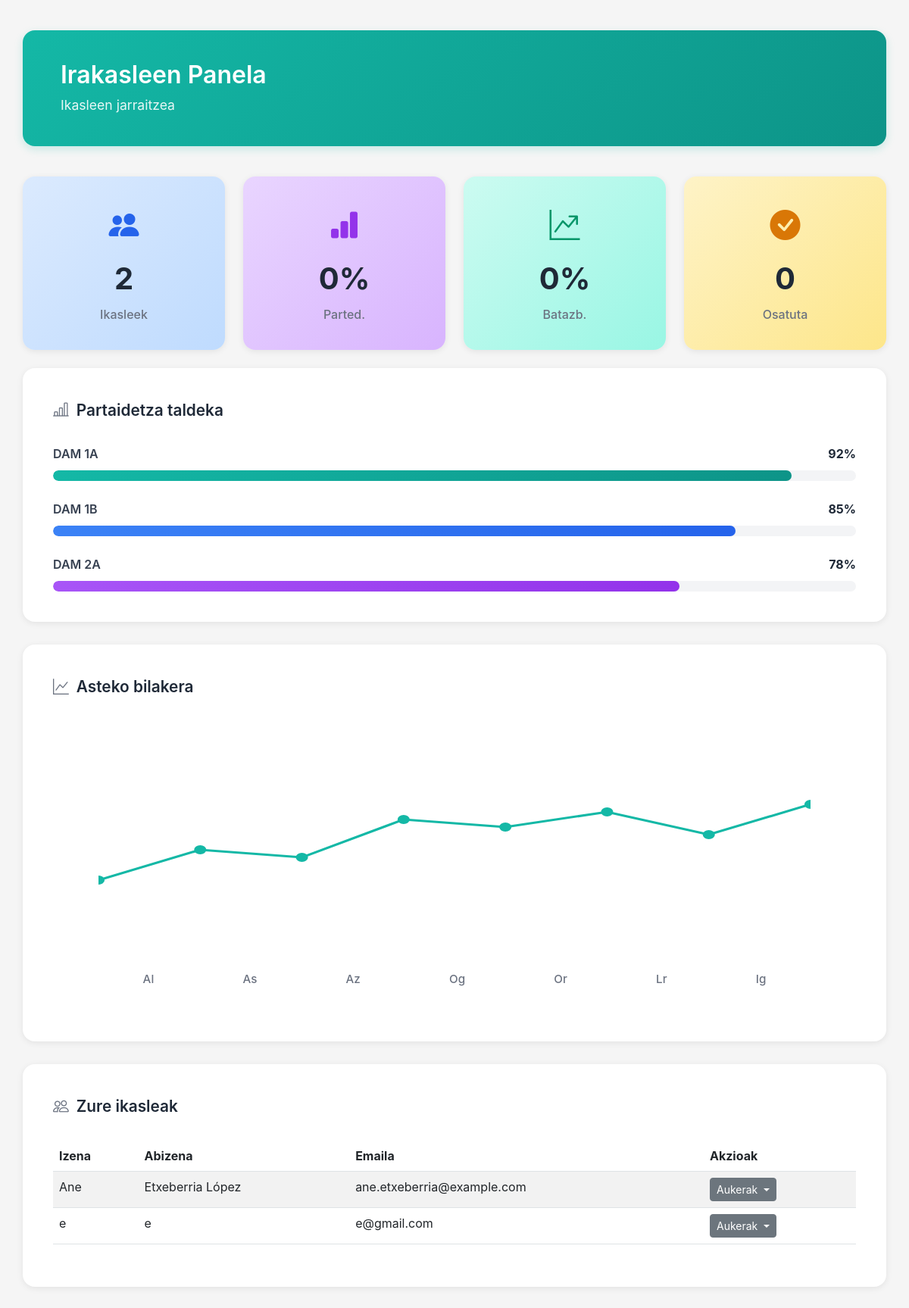
Before: /section/perfilPRofesor.php (signed in) with the older database file.
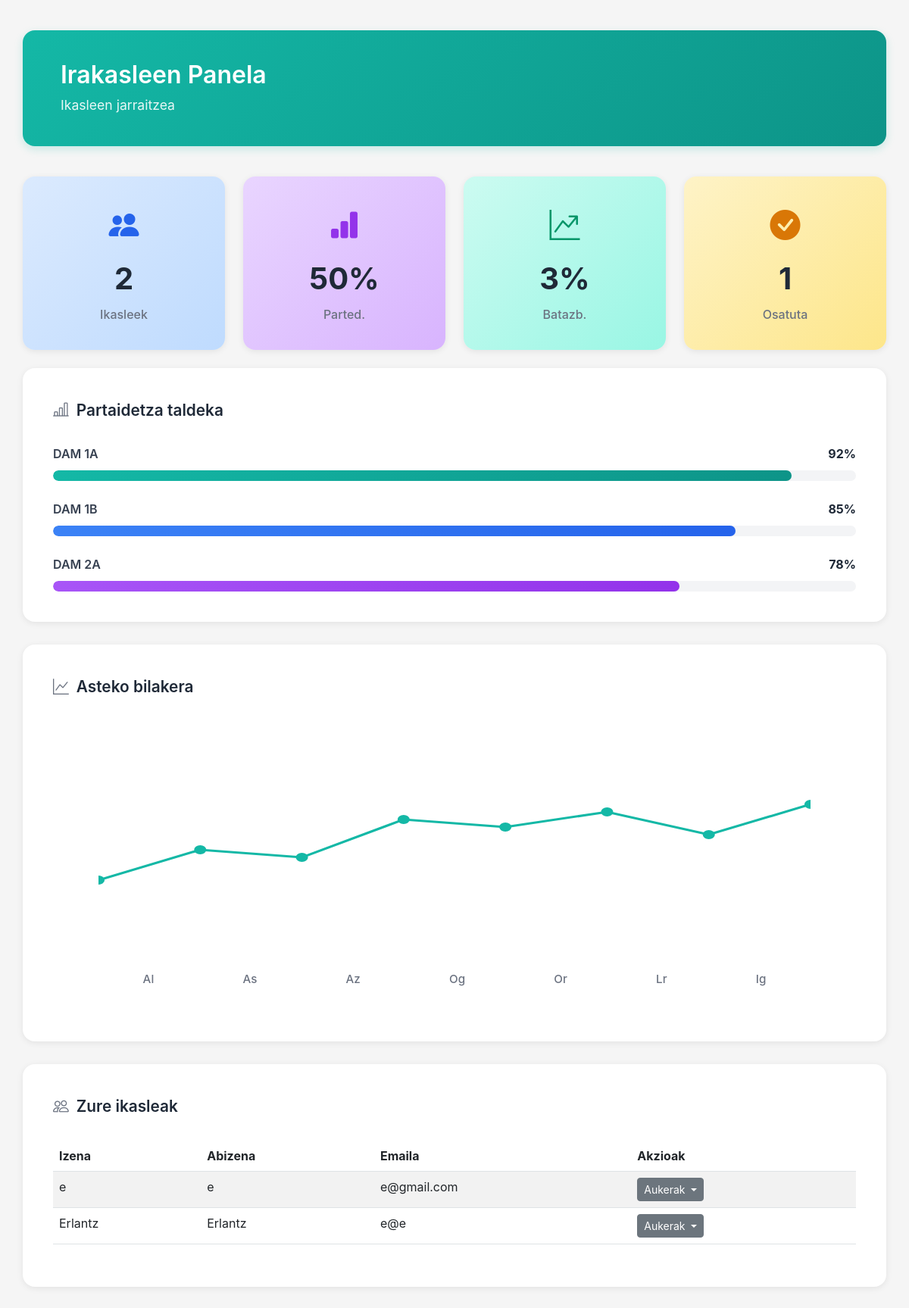
After: the same page with the newer database file.
### tables this page shows
CREATE TABLE IF NOT EXISTS `usuario` (
  `id_usuario` int NOT NULL AUTO_INCREMENT,
  `nombre` varchar(100) NOT NULL,
  `apellidos` varchar(150) DEFAULT NULL,
  `email` varchar(255) NOT NULL,
  `password` varchar(255) NOT NULL,
  `id_rol` int DEFAULT NULL,
  `id_centro` int DEFAULT NULL,
  `id_ciclo` int DEFAULT NULL,
  `puntos_totales` int DEFAULT '0',
  `fecha_registro` datetime DEFAULT NULL,
  `activo` tinyint(1) DEFAULT '1',
  `ultimo_acceso` datetime DEFAULT NULL,
  PRIMARY KEY (`id_usuario`),
  UNIQUE KEY `email` (`email`),
  KEY `id_rol` (`id_rol`),
  KEY `id_centro` (`id_centro`),
  KEY `id_ciclo` (`id_ciclo`),
  CONSTRAINT `usuario_ibfk_1` FOREIGN KEY (`id_rol`) REFERENCES `rol` (`id_rol`),
  CONSTRAINT `usuario_ibfk_2` FOREIGN KEY (`id_centro`) REFERENCES `centro_educativo` (`id_centro`),
  CONSTRAINT `usuario_ibfk_3` FOREIGN KEY (`id_ciclo`) REFERENCES `ciclo_formativo` (`id_ciclo`)
);

### model/AccesoBD.php (called while the page is built, shortened)
<?php
class AccesoBD
{
    public $conexion;
    function conectar()
    {
        $this->conexion = mysqli_connect(self::RUTA, self::USER, self::PASS, self::BD)
            or die("Error al establecer la conexión: " . mysqli_connect_error());
    }
    function lanzarSQL($SQL)
    {
        $trimmed = ltrim($SQL);
        $result = mysqli_query($this->conexion, $SQL);
        return $result;
    }
    function obtenerAlumnosPorCentro($id_centro) {
        $alumnos = [];
        $id_centro = (int)$id_centro;
        $sql = "SELECT nombre, apellidos, email FROM usuario WHERE id_rol = 1 AND id_centro = $id_centro";
        $result = mysqli_query($this->conexion, $sql);
        if ($result && mysqli_num_rows($result) > 0) {
            while ($row = mysqli_fetch_assoc($result)) {
                $alumnos[] = $row;
            }
        }
        return $alumnos;
    }
    function obtenerStatsCentro($id_centro) {
        $id_centro = (int)$id_centro;
        $stats = [
            'num_alumnos' => 0,
            'porcentaje_participacion' => 0,
            'media_participacion' => 0,
            'num_completados' => 0
        ];
        $sql_alumnos = "SELECT COUNT(*) as total FROM usuario WHERE id_rol = 1 AND id_centro = $id_centro";
        $res_alumnos = $this->lanzarSQL($sql_alumnos);
        if ($res_alumnos && mysqli_num_rows($res_alumnos) > 0) {
            $row = mysqli_fetch_assoc($res_alumnos);
            $stats['num_alumnos'] = $row['total'];
        }
        $sql_part = "SELECT COUNT(DISTINCT r.id_usuario) as participantes FROM resultado r JOIN usuario u ON r.id_usuario = u.id_usuario WHERE u.id_rol = 1 AND u.id_centro = $id_centro";
        $res_part = $this->lanzarSQL($sql_part);
        if ($res_part && mysqli_num_rows($res_part) > 0) {
            $row = mysqli_fetch_assoc($res_part);
            $stats['porcentaje_participacion'] = $stats['num_alumnos'] > 0 ? round(($row['participantes'] / $stats['num_alumnos']) * 100) : 0;
        }
        $sql_media = "SELECT AVG(num_juegos) as media FROM (SELECT COUNT(*) as num_juegos FROM resultado r JOIN usuario u ON r.id_usuario = u.id_usuario WHERE u.id_rol = 1 AND u.id_centro = $id_centro GROUP BY r.id_usuario) as sub";
        $res_media = $this->lanzarSQL($sql_media);
        if ($res_media && mysqli_num_rows($res_media) > 0) {
            $row = mysqli_fetch_assoc($res_media);
            $stats['media_participacion'] = $row['media'] ? round($row['media']) : 0;
        }
        $sql_completados = "SELECT COUNT(*) as completados FROM resultado r JOIN usuario u ON r.id_usuario = u.id_usuario WHERE r.completado = 1 AND u.id_rol = 1 AND u.id_centro = $id_centro";
        $res_completados = $this->lanzarSQL($sql_completados);
        if ($res_completados && mysqli_num_rows($res_completados) > 0) {
            $row = mysqli_fetch_assoc($res_completados);
            $stats['num_completados'] = $row['completados'];
        }
        return $stats;
    }
}

### section/perfilPRofesor.php (the view, shortened to what this page needs)
<?php
require_once __DIR__ . '/../model/AccesoBD.php';
?>
<!DOCTYPE html>
<html lang="es">
<head>
    <link href="https://cdn.jsdelivr.net/npm/bootstrap@5.3.0/dist/css/bootstrap.min.css" rel="stylesheet">
    <link rel="stylesheet" href="https://cdn.jsdelivr.net/npm/bootstrap-icons@1.11.0/font/bootstrap-icons.css">
    <link rel="stylesheet" href="../css/perfilProfesor.css">
</head>
<body>
    <div class="dashboard-container">
        <div class="header-section">
            <h1>Irakasleen Panela</h1>
            <p>Ikasleen jarraitzea</p>
        </div>
        <?php
        $id_centro = $_SESSION['id_centro'] ?? null;
        $bd = new AccesoBD();
        $stats = [
            'num_alumnos' => 0,
            'porcentaje_participacion' => 0,
            'media_participacion' => 0,
            'num_completados' => 0
        ];
        if ($id_centro) {
            $stats = $bd->obtenerStatsCentro($id_centro);
        }
        ?>
        <div class="row g-4 mb-4">
            <div class="col-lg-3 col-md-6">
                <div class="stats-card blue">
                    <i class="bi bi-people-fill"></i>
                    <div class="number"><?= $stats['num_alumnos'] ?></div>
                    <div class="label">Ikasleek</div>
                </div>
            </div>
            <div class="col-lg-3 col-md-6">
                <div class="stats-card purple">
                    <i class="bi bi-bar-chart-fill"></i>
                    <div class="number"><?= $stats['porcentaje_participacion'] ?>%</div>
                    <div class="label">Parted.</div>
                </div>
            </div>
            <div class="col-lg-3 col-md-6">
                <div class="stats-card green">
                    <i class="bi bi-graph-up-arrow"></i>
                    <div class="number"><?= $stats['media_participacion'] ?>%</div>
                    <div class="label">Batazb.</div>
                </div>
            </div>
            <div class="col-lg-3 col-md-6">
                <div class="stats-card yellow">
                    <i class="bi bi-check-circle-fill"></i>
                    <div class="number"><?= $stats['num_completados'] ?></div>
                    <div class="label">Osatuta</div>
                </div>
            </div>
        </div>
        <div class="content-section">
            <div class="section-title">
                <i class="bi bi-bar-chart-line"></i>
                Partaidetza taldeka
            </div>
            <div class="progress-item">
                <div class="progress-label">
                    <span class="name">DAM 1A</span>
                    <span class="percentage">92%</span>
                </div>
                <div class="progress">
                    <div class="progress-bar teal" role="progressbar" style="width: 92%" aria-valuenow="92" aria-valuemin="0" aria-valuemax="100"></div>
                </div>
            </div>
            <div class="progress-item">
                <div class="progress-label">
                    <span class="name">DAM 1B</span>
                    <span class="percentage">85%</span>
                </div>
                <div class="progress">
                    <div class="progress-bar blue" role="progressbar" style="width: 85%" aria-valuenow="85" aria-valuemin="0" aria-valuemax="100"></div>
                </div>
            </div>
            <div class="progress-item">
                <div class="progress-label">
                    <span class="name">DAM 2A</span>
                    <span class="percentage">78%</span>
                </div>
                <div class="progress">
                    <div class="progress-bar purple" role="progressbar" style="width: 78%" aria-valuenow="78" aria-valuemin="0" aria-valuemax="100"></div>
                </div>
            </div>
        </div>
        <div class="content-section">
            <div class="section-title">
                <i class="bi bi-graph-up"></i>
                Asteko bilakera
            </div>
            <div class="chart-container">
                <div class="chart-wrapper">
                    <div class="chart-line">
                    </div>
                </div>
                <div class="chart-labels">
                    <span class="chart-label">Al</span>
                    <span class="chart-label">As</span>
                    <span class="chart-label">Az</span>
                    <span class="chart-label">Og</span>
                    <span class="chart-label">Or</span>
                    <span class="chart-label">Lr</span>
                    <span class="chart-label">Ig</span>
                </div>
            </div>
        </div>
        <div class="content-section">
            <div class="section-title">
                <i class="bi bi-people"></i>
                Zure ikasleak
            </div>
            <?php
            $id_centro = $_SESSION['id_centro'] ?? null;
            $alumnos = [];
            if ($id_centro) {
                $bd = new AccesoBD();
                $alumnos = $bd->obtenerAlumnosPorCentro($id_centro);
            } else {
                echo "<div class='alert alert-warning'>Ez da aurkitu zure zentroa.</div>";
            }
            ?>
            <?php if (count($alumnos) > 0): ?>
                <div class="table-responsive">
                    <table class="table table-striped">
                        <thead>
                            <tr>
                                <th>Izena</th>
                                <th>Abizena</th>
                                <th>Emaila</th>
                                <th>Akzioak</th>
                            </tr>
                        </thead>
                        <tbody>
                            <?php foreach ($alumnos as $alumno): ?>
                                <tr>
                                    <td><?= htmlspecialchars($alumno['nombre']) ?></td>
                                    <td><?= htmlspecialchars($alumno['apellidos']) ?></td>
                                    <td><?= htmlspecialchars($alumno['email']) ?></td>
                                    <td>
                                        <div class="dropdown">
                                            <button class="btn btn-secondary btn-sm dropdown-toggle" type="button" data-bs-toggle="dropdown" aria-expanded="false">
                                                Aukerak
                                            </button>
                                        </div>
                                    </td>
                                </tr>
                            <?php endforeach; ?>
                        </tbody>
                    </table>
                </div>
            <?php elseif ($id_centro): ?>
                <div class="alert alert-info">Ez dago ikaslerik zure zentroan.</div>
            <?php endif; ?>
        </div>
    </div>
</body>
</html>

### css/perfilProfesor.css (style rules this page uses)
body { background-color: #f5f5f5; font-family: -apple-system, BlinkMacSystemFont, 'Segoe UI', Roboto, 'Helvetica Neue', Arial, sans-serif; }
.dashboard-container { max-width: 1400px; margin: 0 auto; padding: 40px 30px; }
.header-section { background: linear-gradient(135deg, #14b8a6 0%, #0d9488 100%); border-radius: 16px; padding: 40px 50px; margin-bottom: 40px; box-shadow: 0 4px 12px rgba(20, 184, 166, 0.2); }
.header-section h1 { color: white; font-size: 2rem; font-weight: 600; margin: 0 0 8px 0; }
.header-section p { color: rgba(255, 255, 255, 0.9); margin: 0; font-size: 1.1rem; }
.stats-card { background: white; border-radius: 16px; padding: 35px 30px; text-align: center; box-shadow: 0 2px 8px rgba(0, 0, 0, 0.08); transition: transform 0.2s, box-shadow 0.2s; height: 100%; }
.stats-card.blue { background: linear-gradient(135deg, #dbeafe 0%, #bfdbfe 100%); }
.stats-card.purple { background: linear-gradient(135deg, #e9d5ff 0%, #d8b4fe 100%); }
.stats-card.green { background: linear-gradient(135deg, #ccfbf1 0%, #99f6e4 100%); }
.stats-card.yellow { background: linear-gradient(135deg, #fef3c7 0%, #fde68a 100%); }
.stats-card i { font-size: 2.5rem; margin-bottom: 15px; }
.stats-card.blue i { color: #2563eb; }
.stats-card.purple i { color: #9333ea; }
.stats-card.green i { color: #059669; }
.stats-card.yellow i { color: #d97706; }
.stats-card .number { font-size: 2.5rem; font-weight: 700; margin: 10px 0 5px 0; color: #1f2937; }
.stats-card .label { font-size: 1rem; color: #6b7280; font-weight: 500; }
.content-section { background: white; border-radius: 16px; padding: 40px; margin-bottom: 30px; box-shadow: 0 2px 8px rgba(0, 0, 0, 0.08); }
.section-title { font-size: 1.3rem; font-weight: 600; color: #1f2937; margin-bottom: 30px; display: flex; align-items: center; gap: 10px; }
.section-title i { color: #6b7280; }
.progress-item { margin-bottom: 25px; }
.progress-item:last-child { margin-bottom: 0; }
.progress-label { display: flex; justify-content: space-between; margin-bottom: 10px; font-size: 1rem; }
.progress-label .name { font-weight: 600; color: #374151; }
.progress-label .percentage { font-weight: 700; color: #1f2937; }
.progress { height: 14px; border-radius: 10px; background-color: #f3f4f6; }
.progress-bar { border-radius: 10px; transition: width 0.6s ease; }
.progress-bar.teal { background: linear-gradient(90deg, #14b8a6 0%, #0d9488 100%); }
.progress-bar.blue { background: linear-gradient(90deg, #3b82f6 0%, #2563eb 100%); }
.progress-bar.purple { background: linear-gradient(90deg, #a855f7 0%, #9333ea 100%); }
.chart-container { padding: 30px 20px; min-height: 350px; }
.chart-wrapper { position: relative; height: 280px; }
.chart-line { position: absolute; bottom: 60px; left: 40px; right: 40px; height: 180px; }
.chart-line svg { width: 100%; height: 100%; }
.chart-labels { display: flex; justify-content: space-around; margin-top: 20px; padding: 0 40px; }
.chart-label { font-size: 0.95rem; color: #6b7280; font-weight: 500; }

Changed rows visible on the page:
removed usuario: nombre "Ane", apellidos "Etxeberria López", email "ane.etxeberria@example.com"
added usuario: nombre "Erlantz", apellidos "Erlantz", email "e@e"
Other visible differences:
$stats['porcentaje_participacion']: "0" → "50"
$stats['media_participacion']: "0" → "3"
$stats['num_completados']: "0" → "1"
